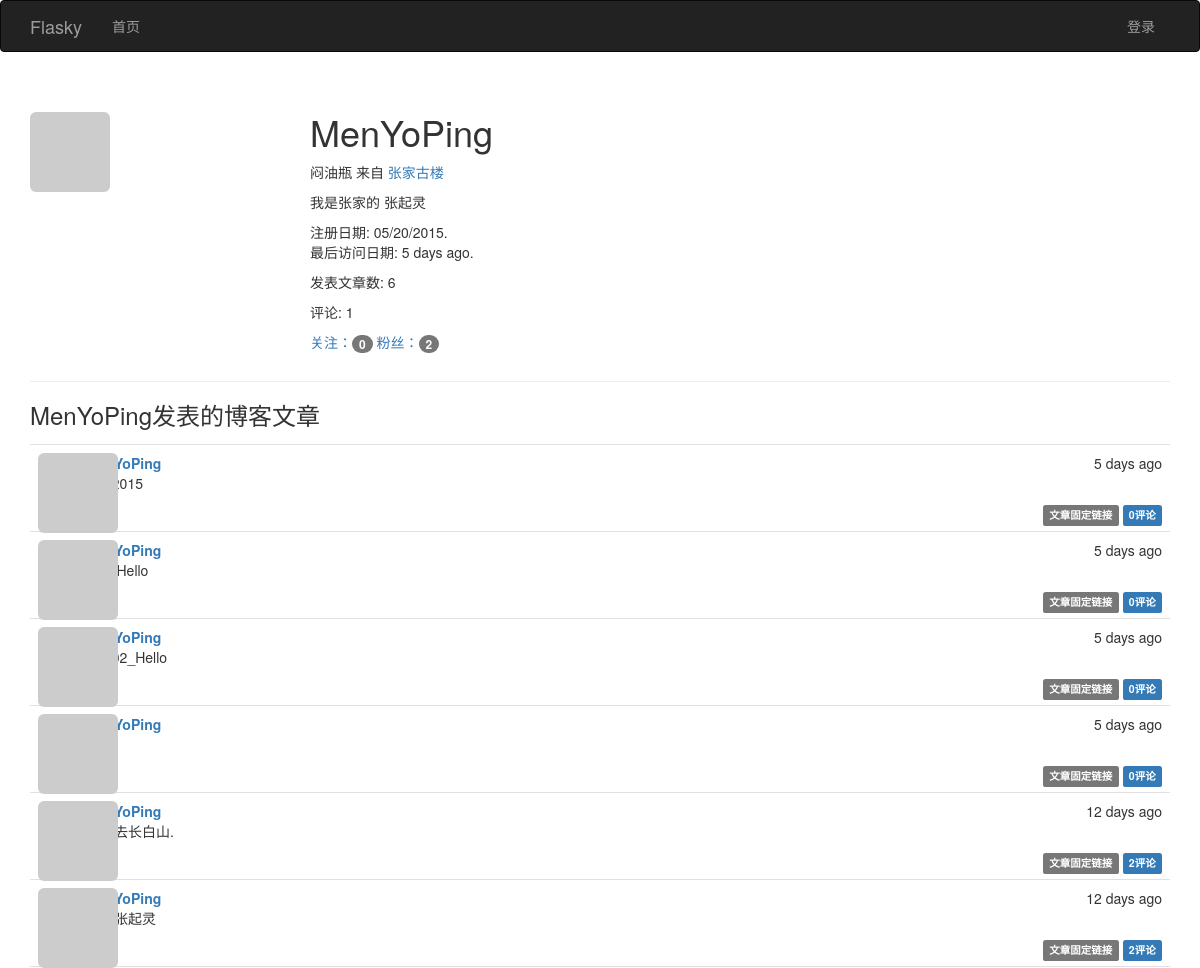
Screenshot of /user/MenYoPing with the database file from the repository.
### app/models.py (models this page shows, shortened)
class User(UserMixin, db.Model):
              __tablename__ = 'users'                                       #表名 users
              id = db.Column(db.Integer, primary_key=True)                  #列名 id
              email = db.Column(db.String(64), unique=True, index=True)     #列名 email （用户使用电子邮件进行登录）
              username = db.Column(db.String(64), unique=True, index=True)  #列名 username
              role_id = db.Column(db.Integer, db.ForeignKey('roles.id'))
              password_hash = db.Column(db.String(128))                     #列名: 密码哈希散列
              confirmed = db.Column(db.Boolean, default=False)              #列名: 注册用户确认 (1表示已验证, 0表示没有验证)
              name = db.Column(db.String(64))                               #列名: 真实姓名
              location = db.Column(db.String(64))                           #列名: 所在地
              about_me = db.Column(db.Text())                               #列名: 自我介绍
              member_since = db.Column(db.DateTime(), default=datetime.utcnow)  #列名: 注册日期
              last_seen = db.Column(db.DateTime(), default=datetime.utcnow)     #列名: 最后访问日期
              avatar_hash = db.Column(db.String(32))  #Gravatar头像生成的MD5值
              posts = db.relationship('Post', backref='author', lazy='dynamic') #外链到posts文章表
              followed = db.relationship('Follow',
                                         foreign_keys=[Follow.follower_id],             #foreign_keys参数指定外键,防止外键间的歧义
                                         backref=db.backref('follower', lazy='joined'), #lazy='joined'  加载记录,但使用联结
                                         lazy='dynamic',                                #lazy='dynamic' 不加载记录，但提供加载记录的查询
                                         cascade='all, delete-orphan')                  #启用所有默认层叠选项,而且删除孤儿记录
              followers = db.relationship('Follow',
                                          foreign_keys=[Follow.followed_id],
                                          backref=db.backref('followed', lazy='joined'),
                                          lazy='dynamic',
                                          cascade='all, delete-orphan')
              comments = db.relationship('Comment', backref='author', lazy='dynamic')
              @property  #@property作用是将方法函数变成了属性
              def password(self):
                            '''  password的只读属性(如果试图读取password属性的值,则会返回错误)  '''
                            raise AttributeError('password is not a readable attribute')
              def gravatar(self, size=100, default='identicon', rating='g'):
                            if request.is_secure:
                                          url = 'https://secure.gravatar.com/avatar'
                            else:
                                          url = 'http://www.gravatar.com/avatar'
                            hash = self.avatar_hash or hashlib.md5(self.email.encode('utf-8')).hexdigest()
                            return '{url}/{hash}?s={size}&d={default}&r={rating}'.format(url=url, hash=hash, size=size, default=default, rating=rating)
              ''' 使用: python manage.py shell
                       User.generate_fake(100)
              '''

class Post(db.Model):
              __tablename__ = 'posts'  #表名: posts
              id = db.Column(db.Integer, primary_key=True)  #列名： 文章id
              body = db.Column(db.Text)                     #列名:  文章内容
              timestamp = db.Column(db.DateTime, index=True, default=datetime.utcnow) #列名：时间戳
              author_id = db.Column(db.Integer, db.ForeignKey('users.id'))     #作者id 链接到users表的id
              body_html = db.Column(db.Text)      #列名: 博客文章HTML代码缓存（处理Markdown文本）
              comments = db.relationship('Comment', backref='post', lazy='dynamic')
              ''' 使用: python manage.py shell
                        Post.generate_fake(100)
              '''

### app/main/views.py (the view)
@main.route('/user/<username>')
def user(username):
    user = User.query.filter_by(username=username).first()
    if user is None:
        abort(404)
    posts = user.posts.order_by(Post.timestamp.desc()).all() #获取该用户的博客文章资料页路由
    return render_template('user.html', user=user, posts=posts)

### app/auth/views.py (called while the page is built)
@auth.before_app_request
def before_request():
              ''' 2.更新已登录用户的访问时间 '''
              if current_user.is_authenticated():
                            current_user.ping()   #更新已登录用户的访问时间
                            if not current_user.confirmed \
                               and request.endpoint[:5] != 'auth.' \
                               and request.endpoint != 'static':
                                          return redirect(url_for('auth.unconfirmed'))

### app/main/__init__.py (called while the page is built)
@main.app_context_processor
def inject_permissions():
              return dict(Permission=Permission)

### app/models.py (called while the page is built)
              def can(self, permissions):
                            return False

              def is_administrator(self):
                            return False

### app/templates/user.html (shortened to what this page needs)
{% extends "base.html" %}
{% import "_macros.html" as macros %}
{% block page_content %}
<div class="page-header">
<img class="img-rounded profile-thumbnail" src="{{ user.gravatar(size=256) }}">
<div class="profile-header">
<h1>{{ user.username }}</h1>
{% if user.name or user.location %}
              <p>
              {% if user.name  %}
                            {{ user.name }}
              {% endif %}
              {% if user.location %}
                           来自 <a href="http://maps.baidu.com/?q={{ user.location }}" target="_blank" >{{ user.location}} </a>
              {% endif %}
              </p>
{% endif %}
{% if user.about_me %}
              <p>
              {{ user.about_me }}
              </p>
{% endif %}
<p>
注册日期:  {{ moment(user.member_since).format('L') }}.
最后访问日期: {{ moment(user.last_seen).fromNow() }}.
</p>
<p>发表文章数: {{  user.posts.count() }} </p>
<p>评论: {{  user.comments.count() }}</p>
<p>
<a href="{{ url_for('.followed_by', username=user.username)}}">关注：<span class="badge">{{ user.followed.count() -1 }}</span></a>
<a href="{{ url_for('.followers', username=user.username) }}">粉丝：<span class="badge">{{ user.followers.count() -1 }}</span></a>
</p>
</div>
</div>
<h3>{{ user.username }}发表的博客文章 </h3>
{% include '_posts.html' %}
{% endblock %}

### app/templates/_posts.html (shortened to what this page needs)
<ul class="posts">
{% for post in posts %}
<li class="post">
   <div class="post-thumbnail">
      <a href="{{ url_for('.user', username=post.author.username) }}">
      <img class="img-rounded profile-thumbnail" src="{{ post.author.gravatar(size=40) }}">
      </a>
   </div>
  <div class="post-content">
    <div class="post-date">{{ moment(post.timestamp).fromNow() }}</div>
    <div class="post-author"><a href="{{ url_for('.user', username=post.author.username) }}">{{ post.author.username }}</a></div>
    <div class="post-body">
    {% if post.body_html %}
        {{ post.body_html | safe }}
    {% else %}
        {{ post.body }}
    {% endif %}
    </div>
    <div class="post-footer">
    <a href="{{ url_for('.post', id=post.id) }}">
    <span class="label label-default">文章固定链接</span>
    </a>
    <a href="{{ url_for('.post', id=post.id) }}#comments">
    <span class="label label-primary">{{ post.comments.count()}}评论</span>
    </a>
    </div>
  </div>
</li>
{% endfor %}
</ul>

### app/static/styles.css (style rules this page uses)
.profile-thumbnail { position: absolute; }
.profile-header { min-height: 260px; margin-left: 280px; }
ul.posts { list-style-type: none; padding: 0px; margin: 16px 0px 0px 0px; border-top: 1px solid #e0e0e0; }
ul.posts li.post { padding: 8px; border-bottom: 1px solid #e0e0e0; }
div.post-date { float: right; }
div.post-author { font-weight: bold; }
div.post-thumbnail { position: absolute; }
div.post-content { margin-left: 48px; min-height: 48px; }
div.post-footer { text-align: right; }

### rows the page displays
User: username "MenYoPing", name "闷油瓶", location "张家古楼", about_me "我是张家的 张起灵", member_since "05/20/2015", last_seen "5 days ago"
Post: timestamp "5 days ago", author.username "MenYoPing", comments.count "0"
Post: timestamp "5 days ago", author.username "MenYoPing", comments.count "0"
Post: timestamp "5 days ago", author.username "MenYoPing", body_html "Test02_Hello", comments.count "0"
Post: timestamp "5 days ago", author.username "MenYoPing", comments.count "0"
Post: timestamp "12 days ago", author.username "MenYoPing", body_html "我要去长白山.", comments.count "2"
Post: timestamp "12 days ago", author.username "MenYoPing", body_html "我是张起灵", comments.count "2"

### other values shown
{{ user.posts.count() }} "6"
{{ user.comments.count() }} "1"
{{ user.followed.count() -1 }} "0"
{{ user.followers.count() -1 }} "2"
